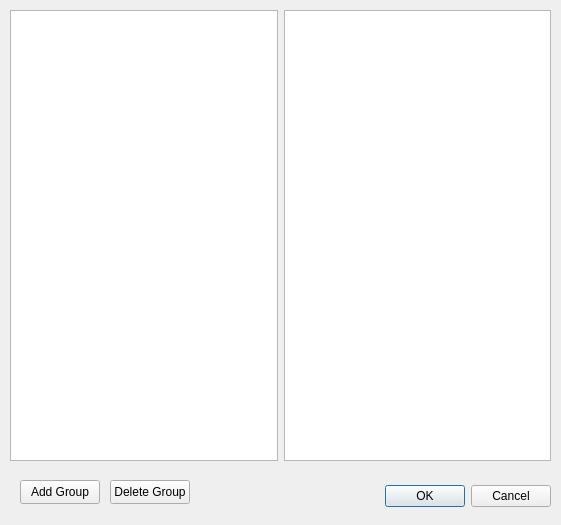
<?xml version="1.0" encoding="UTF-8"?>
<ui version="4.0">
 <class>GroupsDialog</class>
 <widget class="QDialog" name="GroupsDialog">
  <property name="geometry">
   <rect>
    <x>0</x>
    <y>0</y>
    <width>561</width>
    <height>525</height>
   </rect>
  </property>
  <property name="windowTitle">
   <string>Dialog</string>
  </property>
  <widget class="QDialogButtonBox" name="buttonBox">
   <property name="geometry">
    <rect>
     <x>360</x>
     <y>480</y>
     <width>191</width>
     <height>32</height>
    </rect>
   </property>
   <property name="orientation">
    <enum>Qt::Horizontal</enum>
   </property>
   <property name="standardButtons">
    <set>QDialogButtonBox::Cancel|QDialogButtonBox::Ok</set>
   </property>
  </widget>
  <widget class="QWidget" name="horizontalLayoutWidget">
   <property name="geometry">
    <rect>
     <x>10</x>
     <y>10</y>
     <width>541</width>
     <height>451</height>
    </rect>
   </property>
   <layout class="QHBoxLayout" name="horizontalLayout">
    <item>
     <widget class="QListWidget" name="listWidgetGroups"/>
    </item>
    <item>
     <widget class="QListWidget" name="listWidgetAnimals"/>
    </item>
   </layout>
  </widget>
  <widget class="QPushButton" name="pushButtonAddGroup">
   <property name="geometry">
    <rect>
     <x>20</x>
     <y>480</y>
     <width>80</width>
     <height>24</height>
    </rect>
   </property>
   <property name="text">
    <string>Add Group</string>
   </property>
  </widget>
  <widget class="QPushButton" name="pushButtonDeleteGroup">
   <property name="geometry">
    <rect>
     <x>110</x>
     <y>480</y>
     <width>80</width>
     <height>24</height>
    </rect>
   </property>
   <property name="text">
    <string>Delete Group</string>
   </property>
  </widget>
 </widget>
 <resources/>
 <connections>
  <connection>
   <sender>buttonBox</sender>
   <signal>accepted()</signal>
   <receiver>GroupsDialog</receiver>
   <slot>accept()</slot>
   <hints>
    <hint type="sourcelabel">
     <x>248</x>
     <y>254</y>
    </hint>
    <hint type="destinationlabel">
     <x>157</x>
     <y>274</y>
    </hint>
   </hints>
  </connection>
  <connection>
   <sender>buttonBox</sender>
   <signal>rejected()</signal>
   <receiver>GroupsDialog</receiver>
   <slot>reject()</slot>
   <hints>
    <hint type="sourcelabel">
     <x>316</x>
     <y>260</y>
    </hint>
    <hint type="destinationlabel">
     <x>286</x>
     <y>274</y>
    </hint>
   </hints>
  </connection>
 </connections>
</ui>
